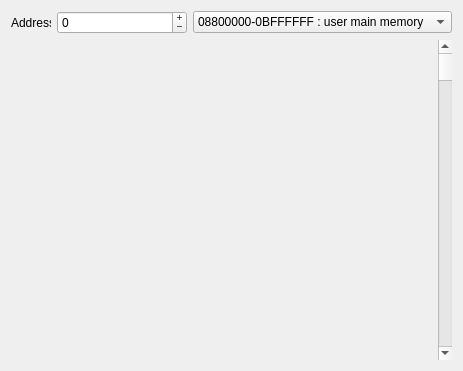
<?xml version="1.0" encoding="UTF-8"?>
<ui version="4.0">
 <class>memoryform</class>
 <widget class="QWidget" name="memoryform">
  <property name="geometry">
   <rect>
    <x>0</x>
    <y>0</y>
    <width>463</width>
    <height>371</height>
   </rect>
  </property>
  <property name="sizePolicy">
   <sizepolicy hsizetype="Expanding" vsizetype="Expanding">
    <horstretch>0</horstretch>
    <verstretch>0</verstretch>
   </sizepolicy>
  </property>
  <property name="windowTitle">
   <string>Form</string>
  </property>
  <layout class="QVBoxLayout" name="verticalLayout">
   <item>
    <layout class="QHBoxLayout" name="horizontalLayout">
     <item>
      <widget class="QLabel" name="label">
       <property name="maximumSize">
        <size>
         <width>40</width>
         <height>16777215</height>
        </size>
       </property>
       <property name="text">
        <string>Address:</string>
       </property>
      </widget>
     </item>
     <item>
      <widget class="qt4_MemorySpinBox" name="memory_address_spin">
       <property name="minimumSize">
        <size>
         <width>130</width>
         <height>0</height>
        </size>
       </property>
       <property name="maximumSize">
        <size>
         <width>100</width>
         <height>16777215</height>
        </size>
       </property>
       <property name="buttonSymbols">
        <enum>QAbstractSpinBox::PlusMinus</enum>
       </property>
       <property name="accelerated">
        <bool>true</bool>
       </property>
       <property name="minimum">
        <number>-2147483647</number>
       </property>
       <property name="maximum">
        <number>2147483647</number>
       </property>
      </widget>
     </item>
     <item>
      <widget class="QComboBox" name="memory_addressrange_combobox">
       <property name="maximumSize">
        <size>
         <width>16777215</width>
         <height>16777215</height>
        </size>
       </property>
       <item>
        <property name="text">
         <string>08800000-0BFFFFFF : user main memory</string>
        </property>
       </item>
       <item>
        <property name="text">
         <string>08000000-087FFFFF : kernel main ram</string>
        </property>
       </item>
       <item>
        <property name="text">
         <string>04000000-047FFFFF : video ram</string>
        </property>
       </item>
       <item>
        <property name="text">
         <string>00010000-00013FFF : scratch pad</string>
        </property>
       </item>
      </widget>
     </item>
    </layout>
   </item>
   <item>
    <layout class="QHBoxLayout" name="horizontalLayout_2">
     <item>
      <widget class="qt4_MemoryWidget" name="memory_widget" native="true">
       <property name="sizePolicy">
        <sizepolicy hsizetype="Expanding" vsizetype="Expanding">
         <horstretch>0</horstretch>
         <verstretch>0</verstretch>
        </sizepolicy>
       </property>
       <property name="minimumSize">
        <size>
         <width>0</width>
         <height>130</height>
        </size>
       </property>
      </widget>
     </item>
     <item>
      <widget class="qt4_MemoryScrollbar" name="memory_scrollbar">
       <property name="orientation">
        <enum>Qt::Vertical</enum>
       </property>
      </widget>
     </item>
    </layout>
   </item>
  </layout>
 </widget>
 <customwidgets>
  <customwidget>
   <class>qt4_MemoryWidget</class>
   <extends>QWidget</extends>
   <header>qt4_memorywidget.h</header>
   <container>1</container>
   <slots>
    <signal>addressChanged(int)</signal>
    <signal>rangeChanged(int,int)</signal>
    <slot>changeAddressRange(int)</slot>
    <slot>changeAddress(int)</slot>
    <slot>changeLine(int)</slot>
   </slots>
  </customwidget>
  <customwidget>
   <class>qt4_MemorySpinBox</class>
   <extends>QSpinBox</extends>
   <header>qt4_memoryspinbox.h</header>
  </customwidget>
  <customwidget>
   <class>qt4_MemoryScrollbar</class>
   <extends>QScrollBar</extends>
   <header>qt4_memoryscrollbar.h</header>
   <slots>
    <slot>changeRange(int,int)</slot>
   </slots>
  </customwidget>
 </customwidgets>
 <resources/>
 <connections>
  <connection>
   <sender>memory_addressrange_combobox</sender>
   <signal>currentIndexChanged(int)</signal>
   <receiver>memory_widget</receiver>
   <slot>changeAddressRange(int)</slot>
   <hints>
    <hint type="sourcelabel">
     <x>322</x>
     <y>19</y>
    </hint>
    <hint type="destinationlabel">
     <x>231</x>
     <y>199</y>
    </hint>
   </hints>
  </connection>
  <connection>
   <sender>memory_address_spin</sender>
   <signal>valueChanged(int)</signal>
   <receiver>memory_widget</receiver>
   <slot>changeAddress(int)</slot>
   <hints>
    <hint type="sourcelabel">
     <x>104</x>
     <y>23</y>
    </hint>
    <hint type="destinationlabel">
     <x>103</x>
     <y>72</y>
    </hint>
   </hints>
  </connection>
  <connection>
   <sender>memory_widget</sender>
   <signal>addressChanged(int)</signal>
   <receiver>memory_address_spin</receiver>
   <slot>setValue(int)</slot>
   <hints>
    <hint type="sourcelabel">
     <x>151</x>
     <y>178</y>
    </hint>
    <hint type="destinationlabel">
     <x>146</x>
     <y>18</y>
    </hint>
   </hints>
  </connection>
  <connection>
   <sender>memory_widget</sender>
   <signal>rangeChanged(int,int)</signal>
   <receiver>memory_scrollbar</receiver>
   <slot>changeRange(int,int)</slot>
   <hints>
    <hint type="sourcelabel">
     <x>198</x>
     <y>238</y>
    </hint>
    <hint type="destinationlabel">
     <x>447</x>
     <y>254</y>
    </hint>
   </hints>
  </connection>
  <connection>
   <sender>memory_scrollbar</sender>
   <signal>valueChanged(int)</signal>
   <receiver>memory_widget</receiver>
   <slot>changeLine(int)</slot>
   <hints>
    <hint type="sourcelabel">
     <x>440</x>
     <y>316</y>
    </hint>
    <hint type="destinationlabel">
     <x>365</x>
     <y>311</y>
    </hint>
   </hints>
  </connection>
 </connections>
 <slots>
  <slot>changeAddressRange(int)</slot>
 </slots>
</ui>
